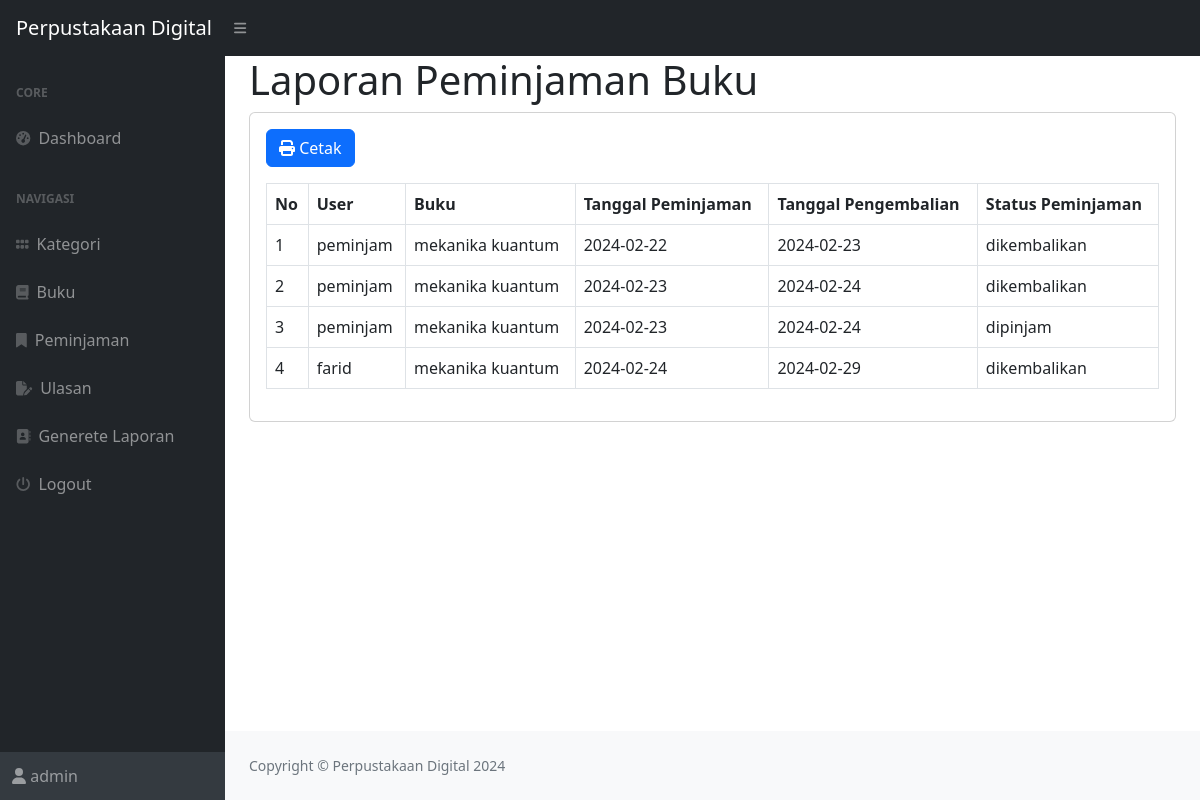
The page /index.php?page=laporan (signed in) on the database its author committed.
### tables this page shows
CREATE TABLE `peminjaman` (
  `id_peminjaman` int(11) NOT NULL,
  `id_user` int(11) DEFAULT NULL,
  `id_buku` int(11) DEFAULT NULL,
  `tanggal_peminjaman` varchar(255) DEFAULT NULL,
  `tanggal_pengembalian` varchar(255) DEFAULT NULL,
  `status_peminjaman` enum('dipinjam','dikembalikan') DEFAULT NULL
);

CREATE TABLE `user` (
  `id_user` int(11) NOT NULL,
  `username` varchar(255) DEFAULT NULL,
  `nama` varchar(255) DEFAULT NULL,
  `password` varchar(255) DEFAULT NULL,
  `email` varchar(255) DEFAULT NULL,
  `alamat` text DEFAULT NULL,
  `no_telepon` varchar(255) DEFAULT NULL,
  `role` enum('admin','petugas','peminjam') DEFAULT NULL
);

CREATE TABLE `buku` (
  `id_buku` int(11) NOT NULL,
  `id_kategori` int(11) DEFAULT NULL,
  `judul` varchar(255) DEFAULT NULL,
  `penulis` varchar(255) DEFAULT NULL,
  `penerbit` varchar(255) DEFAULT NULL,
  `tahun_terbit` int(11) DEFAULT NULL,
  `deskripsi` text DEFAULT NULL
);

### laporan.php (the view)
<h1 class="mt=4">Laporan Peminjaman Buku</h1>
<div class="card">
    <div class="card-body">
        <div class="row">
            <div class="col-mb-12">
                <a href="cetak.php" target="_blank" class="btn btn-primary mb-3"><i class="fa fa-print"></i> Cetak</a>
                <table class="table table-bordered" id="dataTable" width="100%" cellspacing="0">
                    <tr>
                        <th>No</th>
                        <th>User</th>
                        <th>Buku</th>
                        <th>Tanggal Peminjaman</th>
                        <th>Tanggal Pengembalian</th>
                        <th>Status Peminjaman</th>
                    </tr>
                    <?php
                    $i = 1;
                    $query = mysqli_query($koneksi, "SELECT*FROM peminjaman LEFT JOIN user on user.id_user = peminjaman.id_user LEFT JOIN buku on buku.id_buku = peminjaman.id_buku");
                    while ($data = mysqli_fetch_array($query)) {
                    ?>
                        <tr>
                            <td><?php echo $i++; ?></td>
                            <td><?php echo $data['nama']; ?></td>
                            <td><?php echo $data['judul']; ?></td>
                            <td><?php echo $data['tanggal_peminjaman']; ?></td>
                            <td><?php echo $data['tanggal_pengembalian']; ?></td>
                            <td><?php echo $data['status_peminjaman']; ?></td>
                        </tr>
                    <?php
                    }
                    ?>
                </table>
            </div>
        </div>
    </div>
</div>

### index.php (shortened to what this page needs)
<!DOCTYPE html>
<html lang="en">
<head>
    <link href="https://cdn.jsdelivr.net/npm/simple-datatables@7.1.2/dist/style.min.css" rel="stylesheet" />
    <link href="css/styles.css" rel="stylesheet" />
</head>
<body class="sb-nav-fixed">
    <nav class="sb-topnav navbar navbar-expand navbar-dark bg-dark">
        <a class="navbar-brand ps-3" href="index.html">Perpustakaan Digital</a>
        <button class="btn btn-link btn-sm order-1 order-lg-0 me-4 me-lg-0" id="sidebarToggle" href="#!"><i class="fas fa-bars"></i></button>
    </nav>
    <div id="layoutSidenav">
        <div id="layoutSidenav_nav">
            <nav class="sb-sidenav accordion sb-sidenav-dark" id="sidenavAccordion">
                <div class="sb-sidenav-menu">
                    <div class="nav">
                        <div class="sb-sidenav-menu-heading">Core</div>
                        <a class="nav-link" href="?">
                            <div class="sb-nav-link-icon"><i class="fas fa-tachometer-alt"></i></div>
                            Dashboard
                        </a>
                        <div class="sb-sidenav-menu-heading">Navigasi</div>
                        <?php
                        if ($_SESSION['user']['role'] != 'peminjam') {
                        ?>
                            <a class="nav-link" href="?page=kategori">
                                <div class="sb-nav-link-icon"><i class="fas fa-grip"></i></div>
                                Kategori
                            </a>
                            <a class="nav-link" href="?page=buku">
                                <div class="sb-nav-link-icon"><i class="fas fa-book"></i></div>
                                Buku
                            </a>
                        <?php
                        }
                        ?>
                        <a class="nav-link" href="?page=peminjaman">
                            <div class="sb-nav-link-icon"><i class="fas fa-bookmark"></i></div>
                            Peminjaman
                        </a>
                        <a class="nav-link" href="?page=ulasan">
                            <div class="sb-nav-link-icon"><i class="fas fa-file-pen"></i></div>
                            Ulasan
                        </a>
                        <?php
                        if ($_SESSION['user']['role'] != 'peminjam') {
                        ?>
                            <a class="nav-link" href="?page=laporan">
                                <div class="sb-nav-link-icon"><i class="fas fa-address-book"></i></div>
                                Generete Laporan
                            </a>
                        <?php
                        }
                        ?>
                        <a class="nav-link" href="logout.php">
                            <div class="sb-nav-link-icon"><i class="fas fa-power-off"></i></div>
                            Logout
                        </a>
                    </div>
                </div>
                <div class="sb-sidenav-footer">
                    <i class="fas fa-user"></i> <?php echo $_SESSION['user']['nama']; ?>
                </div>
            </nav>
        </div>
        <div id="layoutSidenav_content">
            <main>
                <div class="container-fluid px-4">
                    <?php
                    $page = isset($_GET['page']) ? $_GET['page'] : 'home';
                    if (file_exists($page . '.php')) {
                        include($page . '.php');
                    } else {
                        include '404.php';
                    }
                    ?>
                </div>
            </main>
            <footer class="py-4 bg-light mt-auto">
                <div class="container-fluid px-4">
                    <div class="d-flex align-items-center justify-content-between small">
                        <div class="text-muted">Copyright &copy; Perpustakaan Digital 2024</div>
                    </div>
                </div>
            </footer>
        </div>
    </div>
</body>
</html>

### rows shown on the page
peminjaman: id_user.nama "peminjam", id_buku.judul "mekanika kuantum", tanggal_peminjaman "2024-02-22", tanggal_pengembalian "2024-02-23", status_peminjaman "dikembalikan"
peminjaman: id_user.nama "peminjam", id_buku.judul "mekanika kuantum", tanggal_peminjaman "2024-02-23", tanggal_pengembalian "2024-02-24", status_peminjaman "dikembalikan"
peminjaman: id_user.nama "peminjam", id_buku.judul "mekanika kuantum", tanggal_peminjaman "2024-02-23", tanggal_pengembalian "2024-02-24", status_peminjaman "dipinjam"
peminjaman: id_user.nama "farid", id_buku.judul "mekanika kuantum", tanggal_peminjaman "2024-02-24", tanggal_pengembalian "2024-02-29", status_peminjaman "dikembalikan"

### other values the page prints
$_SESSION['user']['nama'] "admin"
